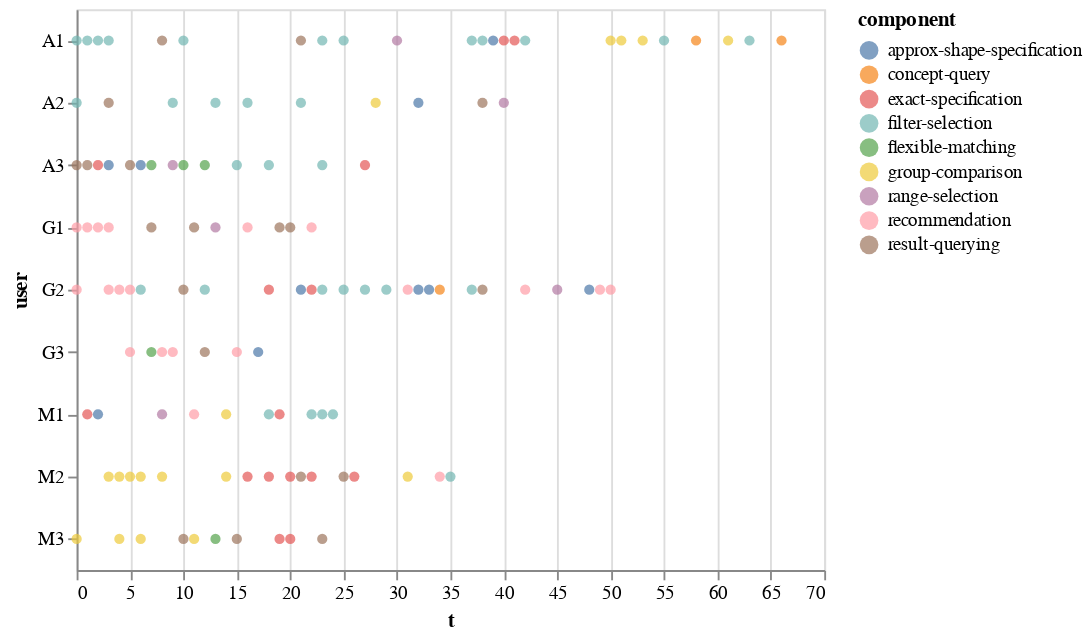

Here is the notebook cell this chart was saved with:
### Code cell
alt.Chart(df_component).mark_circle().encode(        
    color='component',
    y="user",
    x='t'
)

### Figure 1 — Vega-Lite specification as saved in the notebook (floating-point values rounded to 4 significant figures)
{"$schema": "https://vega.github.io/schema/vega-lite/v2.6.0.json", "config": {"view": {"height": 300, "width": 400}}, "data": {"name": "data-1f8f54379775d02b2f177adb02febf4b"}, "datasets": {"data-1f8f54379775d02b2f177adb02febf4b": [{"component": "filter-selection", "t": 0, "user": "A1"}, {"component": "filter-selection", "t": 0, "user": "A2"}, {"component": "result-querying", "t": 0, "user": "A3"}, {"component": "recommendation", "t": 0, "user": "G1"}, {"component": "recommendation", "t": 0, "user": "G2"}, {"component": "group-comparison", "t": 0, "user": "M3"}, {"component": "filter-selection", "t": 1, "user": "A1"}, {"component": "result-querying", "t": 1, "user": "A3"}, {"component": "recommendation", "t": 1, "user": "G1"}, {"component": "exact-specification", "t": 1, "user": "M1"}, {"component": "filter-selection", "t": 2, "user": "A1"}, {"component": "exact-specification", "t": 2, "user": "A3"}, {"component": "recommendation", "t": 2, "user": "G1"}, {"component": "approx-shape-specification", "t": 2, "user": "M1"}, {"component": "filter-selection", "t": 3, "user": "A1"}, {"component": "result-querying", "t": 3, "user": "A2"}, {"component": "approx-shape-specification", "t": 3, "user": "A3"}, {"component": "recommendation", "t": 3, "user": "G1"}, {"component": "recommendation", "t": 3, "user": "G2"}, {"component": "group-comparison", "t": 3, "user": "M2"}, {"component": "recommendation", "t": 4, "user": "G2"}, {"component": "group-comparison", "t": 4, "user": "M2"}, {"component": "group-comparison", "t": 4, "user": "M3"}, {"component": "result-querying", "t": 5, "user": "A3"}, {"component": "recommendation", "t": 5, "user": "G2"}, {"component": "recommendation", "t": 5, "user": "G3"}, {"component": "group-comparison", "t": 5, "user": "M2"}, {"component": "approx-shape-specification", "t": 6, "user": "A3"}, {"component": "filter-selection", "t": 6, "user": "G2"}, {"component": "group-comparison", "t": 6, "user": "M2"}, {"component": "group-comparison", "t": 6, "user": "M3"}, {"component": "flexible-matching", "t": 7, "user": "A3"}, {"component": "result-querying", "t": 7, "user": "G1"}, {"component": "flexible-matching", "t": 7, "user": "G3"}, {"component": "result-querying", "t": 8, "user": "A1"}, {"component": "recommendation", "t": 8, "user": "G3"}, {"component": "range-selection", "t": 8, "user": "M1"}, {"component": "group-comparison", "t": 8, "user": "M2"}, {"component": "filter-selection", "t": 9, "user": "A2"}, {"component": "range-selection", "t": 9, "user": "A3"}, {"component": "recommendation", "t": 9, "user": "G3"}, {"component": "filter-selection", "t": 10, "user": "A1"}, {"component": "flexible-matching", "t": 10, "user": "A3"}, {"component": "result-querying", "t": 10, "user": "G2"}, {"component": "result-querying", "t": 10, "user": "M3"}, {"component": "result-querying", "t": 11, "user": "G1"}, {"component": "recommendation", "t": 11, "user": "M1"}, {"component": "group-comparison", "t": 11, "user": "M3"}, {"component": "flexible-matching", "t": 12, "user": "A3"}, {"component": "filter-selection", "t": 12, "user": "G2"}, {"component": "result-querying", "t": 12, "user": "G3"}, {"component": "filter-selection", "t": 13, "user": "A2"}, {"component": "range-selection", "t": 13, "user": "G1"}, {"component": "flexible-matching", "t": 13, "user": "M3"}, {"component": "group-comparison", "t": 14, "user": "M1"}, {"component": "group-comparison", "t": 14, "user": "M2"}, {"component": "filter-selection", "t": 15, "user": "A3"}, {"component": "recommendation", "t": 15, "user": "G3"}, {"component": "result-querying", "t": 15, "user": "M3"}, {"component": "filter-selection", "t": 16, "user": "A2"}, {"component": "recommendation", "t": 16, "user": "G1"}, {"component": "exact-specification", "t": 16, "user": "M2"}, {"component": "approx-shape-specification", "t": 17, "user": "G3"}, {"component": "filter-selection", "t": 18, "user": "A3"}, {"component": "exact-specification", "t": 18, "user": "G2"}, {"component": "filter-selection", "t": 18, "user": "M1"}, {"component": "exact-specification", "t": 18, "user": "M2"}, {"component": "result-querying", "t": 19, "user": "G1"}, {"component": "exact-specification", "t": 19, "user": "M1"}, {"component": "exact-specification", "t": 19, "user": "M3"}, {"component": "result-querying", "t": 20, "user": "G1"}, {"component": "exact-specification", "t": 20, "user": "M2"}, {"component": "exact-specification", "t": 20, "user": "M3"}, {"component": "result-querying", "t": 21, "user": "A1"}, {"component": "filter-selection", "t": 21, "user": "A2"}, {"component": "approx-shape-specification", "t": 21, "user": "G2"}, {"component": "result-querying", "t": 21, "user": "M2"}, {"component": "recommendation", "t": 22, "user": "G1"}, {"component": "exact-specification", "t": 22, "user": "G2"}, {"component": "filter-selection", "t": 22, "user": "M1"}, {"component": "exact-specification", "t": 22, "user": "M2"}, {"component": "filter-selection", "t": 23, "user": "A1"}, {"component": "filter-selection", "t": 23, "user": "A3"}, {"component": "filter-selection", "t": 23, "user": "G2"}, {"component": "filter-selection", "t": 23, "user": "M1"}, {"component": "result-querying", "t": 23, "user": "M3"}, {"component": "filter-selection", "t": 24, "user": "M1"}, {"component": "filter-selection", "t": 25, "user": "A1"}, {"component": "filter-selection", "t": 25, "user": "G2"}, {"component": "result-querying", "t": 25, "user": "M2"}, {"component": "exact-specification", "t": 26, "user": "M2"}, {"component": "exact-specification", "t": 27, "user": "A3"}, {"component": "filter-selection", "t": 27, "user": "G2"}, {"component": "group-comparison", "t": 28, "user": "A2"}, {"component": "filter-selection", "t": 29, "user": "G2"}, {"component": "range-selection", "t": 30, "user": "A1"}, {"component": "recommendation", "t": 31, "user": "G2"}, {"component": "group-comparison", "t": 31, "user": "M2"}, {"component": "approx-shape-specification", "t": 32, "user": "A2"}, {"component": "approx-shape-specification", "t": 32, "user": "G2"}, {"component": "approx-shape-specification", "t": 33, "user": "G2"}, {"component": "concept-query", "t": 34, "user": "G2"}, {"component": "recommendation", "t": 34, "user": "M2"}, {"component": "filter-selection", "t": 35, "user": "M2"}, {"component": "filter-selection", "t": 37, "user": "A1"}, {"component": "filter-selection", "t": 37, "user": "G2"}, {"component": "filter-selection", "t": 38, "user": "A1"}, {"component": "result-querying", "t": 38, "user": "A2"}, {"component": "result-querying", "t": 38, "user": "G2"}, {"component": "approx-shape-specification", "t": 39, "user": "A1"}, {"component": "exact-specification", "t": 40, "user": "A1"}, {"component": "range-selection", "t": 40, "user": "A2"}, {"component": "exact-specification", "t": 41, "user": "A1"}, {"component": "filter-selection", "t": 42, "user": "A1"}, {"component": "recommendation", "t": 42, "user": "G2"}, {"component": "range-selection", "t": 45, "user": "G2"}, {"component": "approx-shape-specification", "t": 48, "user": "G2"}, {"component": "recommendation", "t": 49, "user": "G2"}, {"component": "group-comparison", "t": 50, "user": "A1"}, {"component": "recommendation", "t": 50, "user": "G2"}, {"component": "group-comparison", "t": 51, "user": "A1"}, {"component": "group-comparison", "t": 53, "user": "A1"}, {"component": "filter-selection", "t": 55, "user": "A1"}, {"component": "concept-query", "t": 58, "user": "A1"}, {"component": "group-comparison", "t": 61, "user": "A1"}, {"component": "filter-selection", "t": 63, "user": "A1"}, {"component": "concept-query", "t": 66, "user": "A1"}]}, "encoding": {"color": {"field": "component", "type": "nominal"}, "x": {"field": "t", "type": "quantitative"}, "y": {"field": "user", "type": "nominal"}}, "mark": "circle"}
